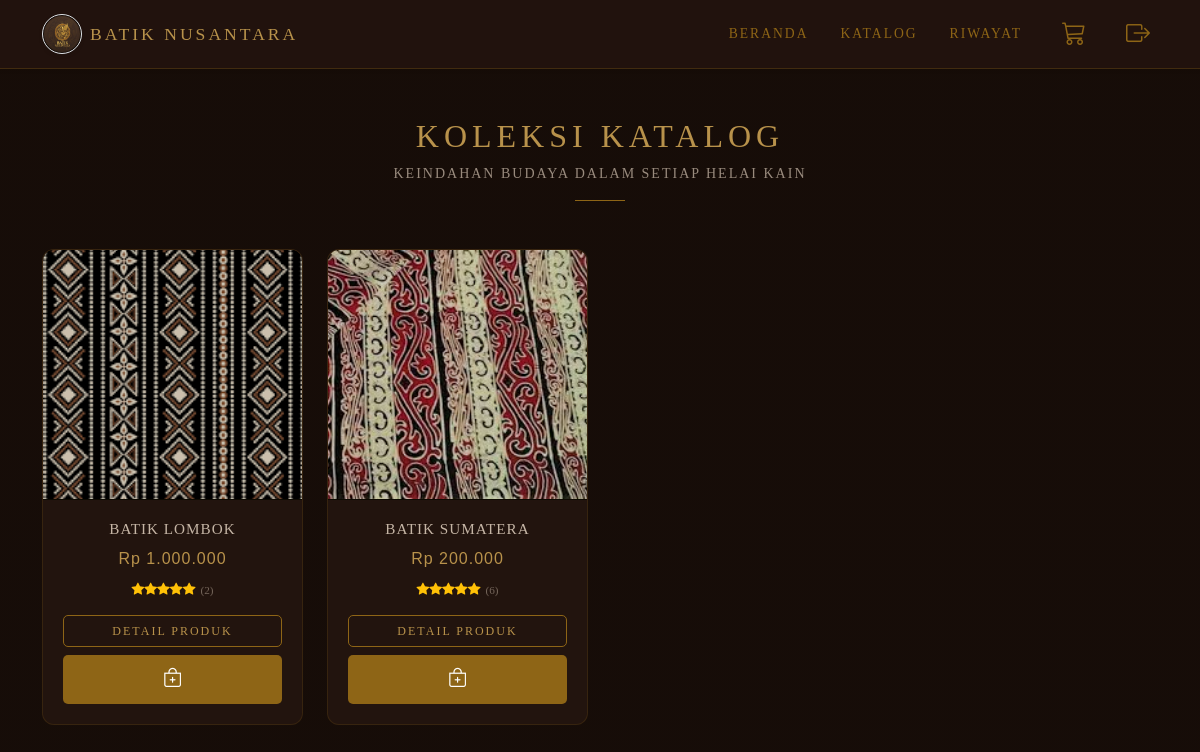
Screenshot of /user/katalog.php (signed in) with the database file from the repository.
### tables this page shows
CREATE TABLE `settings` (
  `id` int(11) NOT NULL,
  `logo_url` varchar(255) DEFAULT NULL,
  `profil_toko` text DEFAULT NULL,
  `visi` text DEFAULT NULL,
  `misi` text DEFAULT NULL,
  `produk_unggulan_id` int(11) DEFAULT NULL
);

CREATE TABLE `products` (
  `id` int(11) NOT NULL,
  `nama_produk` varchar(100) NOT NULL,
  `harga` int(11) NOT NULL,
  `deskripsi` text DEFAULT NULL,
  `stok` int(11) DEFAULT 0,
  `foto` varchar(255) DEFAULT 'default.jpg',
  `kategori` varchar(50) DEFAULT NULL
);

### user/katalog.php (the view, shortened to what this page needs)
<?php
include '../config/config.php';
$query_str = "SELECT p.*,
              AVG(o.rating) as rata_rating,
              COUNT(o.rating) as total_ulasan
              FROM products p
              LEFT JOIN order_items oi ON p.id = oi.product_id
              LEFT JOIN orders o ON oi.order_id = o.id
              GROUP BY p.id
              ORDER BY p.id DESC";
$query = mysqli_query($conn, $query_str);
?>
<!DOCTYPE html>
<html lang="id">
<head>
    <link href="https://cdn.jsdelivr.net/npm/bootstrap@5.3.0/dist/css/bootstrap.min.css" rel="stylesheet">
    <link rel="stylesheet" href="https://cdn.jsdelivr.net/npm/bootstrap-icons@1.10.0/font/bootstrap-icons.css">
</head>
<body>
    <?php include 'navbar.php'; ?>
    <div class="container py-5">
        <div class="text-center mb-5">
            <h2 class="fw-light" style="letter-spacing: 5px; color: var(--emas-bright);">KOLEKSI KATALOG</h2>
            <p class="small text-uppercase opacity-75" style="letter-spacing: 2px; color: var(--krem-soft);">Keindahan budaya dalam setiap helai kain</p>
            <div class="mx-auto mt-3" style="width: 50px; height: 1px; background: var(--emas-dim);"></div>
        </div>
        <div class="row g-4">
            <?php while($p = mysqli_fetch_assoc($query)): ?>
                <div class="col-6 col-md-4 col-lg-3">
                    <div class="card-produk">
                        <div class="img-container">
                            <img src="../assets/<?= $p['foto'] ?>" alt="<?= $p['nama_produk'] ?>">
                        </div>
                        <div class="card-body-custom">
                            <h5 class="nama-produk text-truncate"><?= $p['nama_produk'] ?></h5>
                            <p class="harga-produk">Rp <?= number_format($p['harga'], 0, ',', '.') ?></p>
                            <div class="rating-stars">
                                <?php
                                    $rating = round($p['rata_rating']);
                                    if ($p['total_ulasan'] > 0) {
                                        for($i=1; $i<=5; $i++) {
                                            echo ($i <= $rating) ? '<i class="bi bi-star-fill"></i>' : '<i class="bi bi-star"></i>';
                                        }
                                        echo '<span class="text-ulasan">(' . $p['total_ulasan'] . ')</span>';
                                    } else {
                                        echo '<span class="text-ulasan opacity-25 italic text-lowercase">Belum ada ulasan</span>';
                                    }
                                ?>
                            </div>
                            <div class="d-flex flex-column gap-2">
                                <button class="btn-detail" data-bs-toggle="modal" data-bs-target="#detailModal<?= $p['id'] ?>">
                                    DETAIL PRODUK
                                </button>
                                <form action="" method="POST">
                                    <button type="submit" name="beli" class="btn-beli">
                                        <i class="bi bi-bag-plus"></i>
                                    </button>
                                </form>
                            </div>
                        </div>
                    </div>
                </div>
            <?php endwhile; ?>
        </div>
    </div>
</body>
</html>

### user/navbar.php (shortened to what this page needs)
<?php
$query_settings = mysqli_query($conn, "SELECT * FROM settings WHERE id=1");
$s = mysqli_fetch_assoc($query_settings);
$nama_toko = isset($s['nama_toko']) ? $s['nama_toko'] : "Batik Nusantara";
$logo_toko = isset($s['logo_url']) ? $s['logo_url'] : "default_logo.png";
?>
<nav class="navbar navbar-expand-lg sticky-top shadow-sm" style="background: rgba(34, 20, 14, 0.95); border-bottom: 1px solid rgba(142, 101, 22, 0.3); backdrop-filter: blur(10px);">
    <div class="container">
        <a class="navbar-brand d-flex align-items-center" href="index.php">
            <img src="../assets/<?= $logo_toko ?>" width="40" height="40" class="rounded-circle me-2 border shadow-sm" style="border-color: #8e6516; background: #160d08; padding: 1px;" alt="Logo">
            <span class="fw-light text-uppercase d-none d-sm-inline" style="color: #b8924b; letter-spacing: 3px; font-family: 'Times New Roman', serif; font-size: 1.1rem;">
                <?= $nama_toko ?>
            </span>
        </a>
        <div class="collapse navbar-collapse" id="navbarNav">
            <ul class="navbar-nav ms-auto align-items-center">
                <li class="nav-item">
                    <a class="nav-link px-3 py-2 nav-emas" href="index.php">BERANDA</a>
                </li>
                <li class="nav-item">
                    <a class="nav-link px-3 py-2 nav-emas" href="katalog.php">KATALOG</a>
                </li>
                <li class="nav-item">
                    <a class="nav-link px-3 py-2 nav-emas" href="riwayat.php">RIWAYAT</a>
                </li>
                <li class="nav-item ms-lg-3 d-none d-lg-block">
                    <a href="keranjang.php" class="nav-link position-relative px-2 icon-emas">
                        <i class="bi bi-cart3 fs-4" title="Keranjang Belanja"></i>
                    </a>
                </li>
                <li class="nav-item ms-lg-4 mt-2 mt-lg-0">
                    <a class="nav-link logout-emas" href="logout.php">
                        <i class="bi bi-box-arrow-right fs-4" title="Keluar Akun"></i>
                    </a>
                </li>
            </ul>
        </div>
    </div>
</nav>

### user/katalog.php (style rules this page uses)
:root { --soga-deep: #160d08; --soga-card: #22140e; --emas-dim: #8e6516; --emas-bright: #b8924b; --krem-soft: #c5b5a5; --bintang: #ffc107; }
body { background-color: var(--soga-deep); background-image: linear-gradient(rgba(22, 13, 8, 0.97), rgba(22, 13, 8, 0.97)), url('https://www.transparenttextures.com/patterns/batik-thin.png'); color: var(--krem-soft); font-family: 'Times New Roman', serif; margin: 0; }
.card-produk { background: var(--soga-card); border: 1px solid rgba(142, 101, 22, 0.2); border-radius: 12px; transition: 0.4s ease; overflow: hidden; height: 100%; }
.img-container { height: 250px; overflow: hidden; background: #000; border-bottom: 1px solid rgba(142, 101, 22, 0.1); }
.img-container img { width: 100%; height: 100%; object-fit: cover; opacity: 0.8; transition: 0.5s; }
.card-body-custom { padding: 20px; text-align: center; }
.nama-produk { font-weight: 300; font-size: 0.95rem; color: var(--krem-soft); margin-bottom: 8px; text-transform: uppercase; letter-spacing: 1px; }
.harga-produk { color: var(--emas-bright); font-size: 1rem; margin-bottom: 10px; font-family: Arial, sans-serif; letter-spacing: 1px; }
.rating-stars { color: var(--bintang); font-size: 0.8rem; margin-bottom: 15px; }
.text-ulasan { color: var(--krem-soft); opacity: 0.5; font-size: 0.7rem; margin-left: 5px; }
.btn-detail { border: 1px solid var(--emas-dim); color: var(--emas-bright); background: transparent; border-radius: 5px; padding: 6px 15px; font-size: 0.75rem; transition: 0.3s; text-transform: uppercase; letter-spacing: 2px; }
.btn-beli { background: var(--emas-dim); color: #fff; border: none; border-radius: 5px; width: 100%; padding: 10px; transition: 0.3s; display: flex; align-items: center; justify-content: center; }
.btn-beli i { font-size: 1.2rem; }

### user/navbar.php (style rules this page uses)
.nav-link.nav-emas { color: #8e6516 !important; font-size: 0.85rem; font-weight: 300; letter-spacing: 2px; transition: all 0.4s ease; }
.icon-emas { color: #8e6516 !important; transition: 0.4s; }
.logout-emas { color: #8e6516 !important; transition: 0.4s; }

### rows the page displays
settings: logo_url (picture)
products: foto (picture), nama_produk "BATIK LOMBOK", harga "1.000.000", total_ulasan "2"
products: foto (picture), nama_produk "BATIK SUMATERA", harga "200.000", total_ulasan "6"

### other values shown
$nama_toko "BATIK NUSANTARA"
